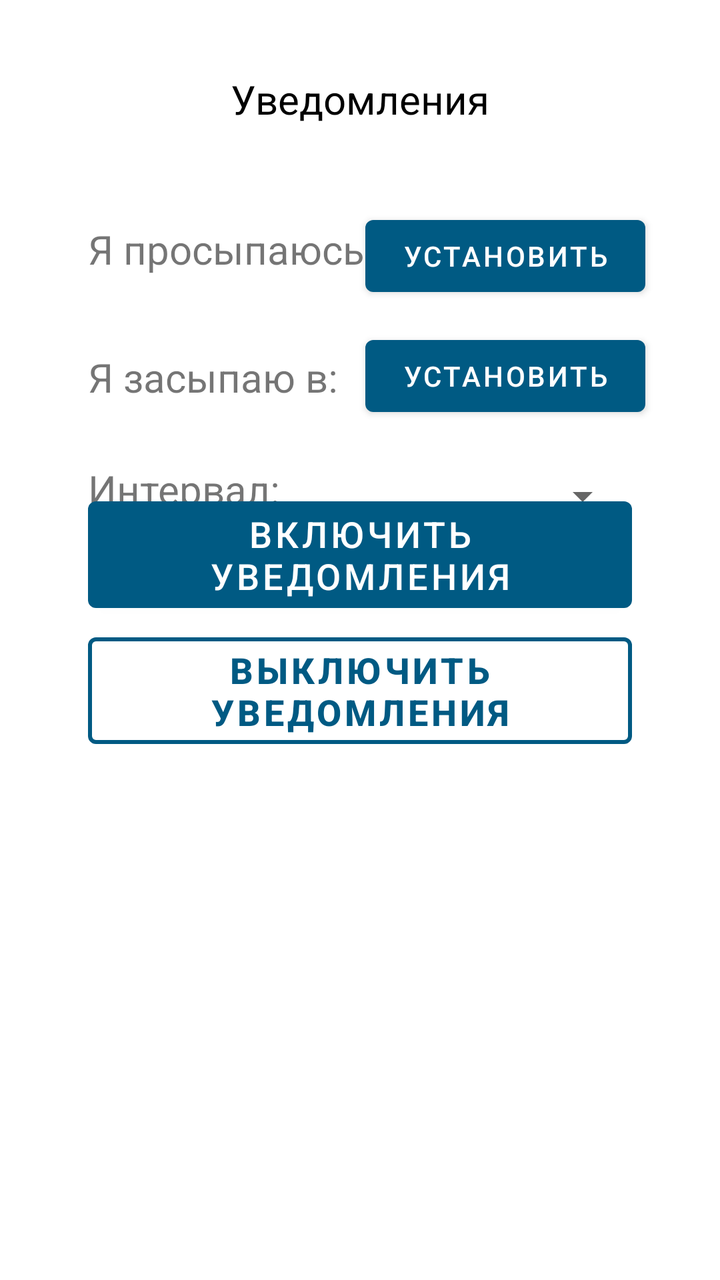
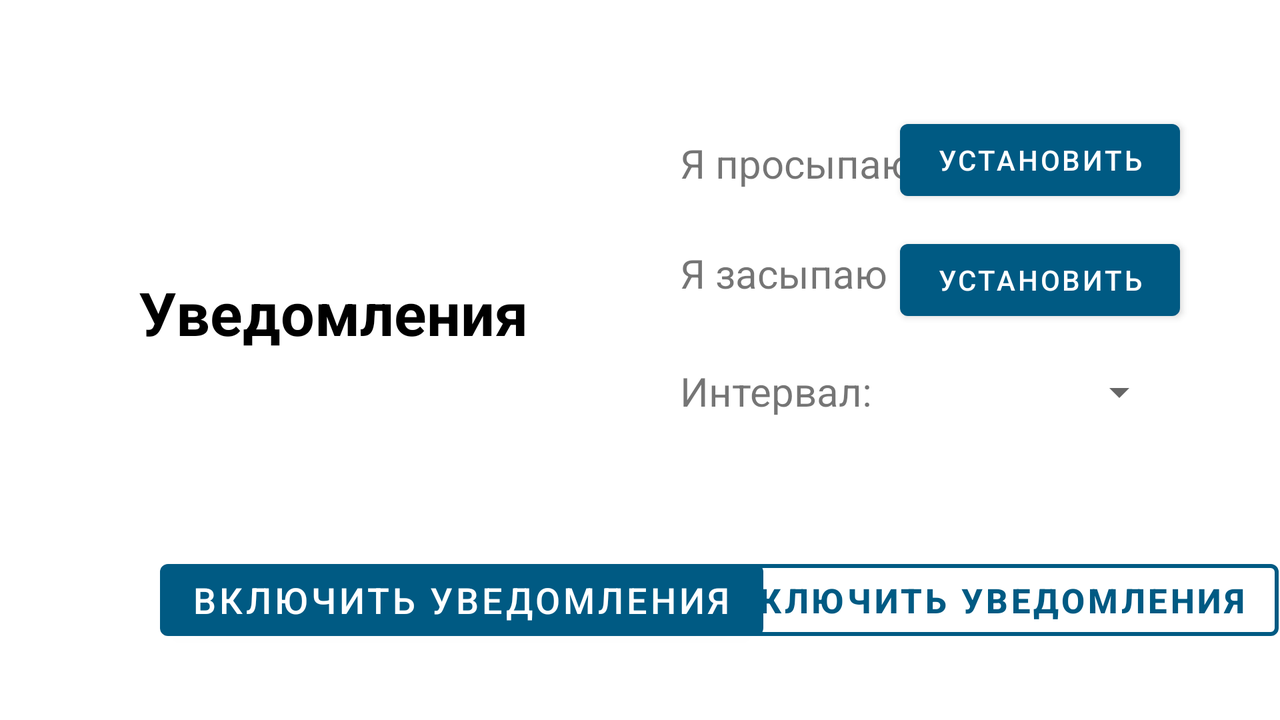

One screen, two layout resources from the same app: the default and the repository's alternative for another configuration. Each is rendered where Android would select it; the XML of both is given below.
<!-- AndroidManifest.xml: application theme Theme.Arifitna -->
<!-- res/layout/fragment_settings.xml -->
<?xml version="1.0" encoding="utf-8"?>
<androidx.constraintlayout.widget.ConstraintLayout xmlns:android="http://schemas.android.com/apk/res/android"
    xmlns:tools="http://schemas.android.com/tools"
    android:layout_width="match_parent"
    android:layout_height="match_parent"
    xmlns:app="http://schemas.android.com/apk/res-auto"
    tools:context=".ui.settings.SettingsFragment">

        <Button
            android:id="@+id/startTime"
            android:layout_width="140dp"
            android:layout_height="wrap_content"
            android:layout_marginTop="104dp"
            android:text="Установить"
            app:layout_constraintEnd_toEndOf="parent"
            app:layout_constraintHorizontal_bias="0.831"
            app:layout_constraintStart_toStartOf="parent"
            app:layout_constraintTop_toTopOf="parent" />

        <Button
            android:id="@+id/stopTime"
            android:layout_width="140dp"
            android:layout_height="wrap_content"
            android:layout_marginTop="164dp"
            android:text="Установить"
            app:layout_constraintEnd_toEndOf="parent"
            app:layout_constraintHorizontal_bias="0.831"
            app:layout_constraintStart_toStartOf="parent"
            app:layout_constraintTop_toTopOf="parent" />

        <Spinner
            android:id="@+id/spinnerCurrency"
            android:layout_width="140dp"
            android:layout_height="wrap_content"
            android:layout_marginStart="44dp"
            android:layout_marginTop="236dp"
            android:layout_marginEnd="44dp"
            app:layout_constraintEnd_toEndOf="parent"
            app:layout_constraintHorizontal_bias="0.994"
            app:layout_constraintStart_toStartOf="parent"
            app:layout_constraintTop_toTopOf="parent" />

        <Button
            android:id="@+id/startButton"
            android:textSize="@dimen/normalText"
            android:layout_width="0dp"
            android:layout_height="wrap_content"
            android:layout_marginStart="44dp"
            android:layout_marginEnd="44dp"
            android:text="Включить уведомления"
            app:layout_constraintBottom_toBottomOf="parent"
            app:layout_constraintEnd_toEndOf="parent"
            app:layout_constraintHorizontal_bias="0.0"
            app:layout_constraintStart_toStartOf="parent"
            app:layout_constraintTop_toTopOf="parent"
            app:layout_constraintVertical_bias="0.426" />

        <Button
            android:id="@+id/stopButton"
            style="?attr/materialButtonOutlinedStyle"
            app:strokeWidth = "2dp"
            app:strokeColor = "@color/colorPrimary"
            android:layout_width="0dp"
            android:layout_height="wrap_content"
            android:layout_marginStart="44dp"
            android:layout_marginEnd="44dp"
            android:textStyle="bold"
            android:textSize="@dimen/normalText"
            android:text="Выключить уведомления"
            app:layout_constraintBottom_toBottomOf="parent"
            app:layout_constraintEnd_toEndOf="parent"
            app:layout_constraintStart_toStartOf="parent"
            app:layout_constraintTop_toTopOf="parent"
            app:layout_constraintVertical_bias="0.544" />

        <TextView
            android:id="@+id/textView"
            android:layout_width="wrap_content"
            android:layout_height="wrap_content"
            android:layout_marginTop="36dp"
            android:foregroundTint="@color/black"
            android:text="Уведомления"
            android:textColor="@color/black"
            android:textSize="20sp"
            app:layout_constraintEnd_toEndOf="parent"
            app:layout_constraintStart_toStartOf="parent"
            app:layout_constraintTop_toTopOf="parent" />

        <TextView
            android:id="@+id/textView2"
            android:layout_width="165dp"
            android:layout_height="wrap_content"
            android:layout_marginStart="44dp"
            android:layout_marginTop="48dp"
            android:text="Я просыпаюсь в:"
            android:textSize="20sp"
            app:layout_constraintStart_toStartOf="parent"
            app:layout_constraintTop_toBottomOf="@+id/textView" />

        <TextView
            android:id="@+id/textView3"
            android:layout_width="165dp"
            android:layout_height="wrap_content"
            android:layout_marginStart="44dp"
            android:layout_marginTop="112dp"
            android:text="Я засыпаю в:"
            android:textSize="20sp"
            app:layout_constraintStart_toStartOf="parent"
            app:layout_constraintTop_toBottomOf="@+id/textView" />

        <TextView
            android:id="@+id/textView4"
            android:layout_width="165dp"
            android:layout_height="wrap_content"
            android:layout_marginStart="44dp"
            android:layout_marginTop="168dp"
            android:text="Интервал:"
            android:textSize="20sp"
            app:layout_constraintStart_toStartOf="parent"
            app:layout_constraintTop_toBottomOf="@+id/textView" />

</androidx.constraintlayout.widget.ConstraintLayout>
<!-- resources referenced by this layout -->
<resources>
  <color name="black">#FF000000</color>
  <color name="colorPrimary">#005A83</color>
  <dimen name="normalText">18sp</dimen>
  <style name="Theme.Arifitna" parent="Theme.MaterialComponents.Light.DarkActionBar">
          
          <item name="colorPrimary">#005A83</item>
          <item name="colorPrimaryVariant">@color/purple_700</item>
          <item name="colorOnPrimary">@color/white</item>
          
          <item name="colorSecondary">@color/teal_200</item>
          <item name="colorSecondaryVariant">@color/teal_700</item>
          <item name="colorOnSecondary">@color/black</item>
          
          <item name="android:statusBarColor" tools:targetApi="l">?attr/colorPrimaryVariant</item>
          
          <item name="android:windowFullscreen">true</item>
      </style>
  <color name="purple_700">#FF3700B3</color>
  <color name="white">#FFFFFFFF</color>
  <color name="teal_200">#FF03DAC5</color>
  <color name="teal_700">#FF018786</color>
</resources>
<!-- res/layout-land/fragment_settings.xml (the repository's variant of the layout above) -->
<!-- drawn on the phone turned sideways -->
<?xml version="1.0" encoding="utf-8"?>
<androidx.constraintlayout.widget.ConstraintLayout xmlns:android="http://schemas.android.com/apk/res/android"
    xmlns:tools="http://schemas.android.com/tools"
    android:layout_width="match_parent"
    android:layout_height="match_parent"
    xmlns:app="http://schemas.android.com/apk/res-auto"
    tools:context=".ui.settings.SettingsFragment">

    <Button
        android:id="@+id/startTime"
        android:layout_width="140dp"
        android:layout_height="wrap_content"
        android:layout_marginTop="56dp"
        android:text="Установить"
        app:layout_constraintEnd_toEndOf="parent"
        app:layout_constraintHorizontal_bias="0.9"
        app:layout_constraintStart_toStartOf="parent"
        app:layout_constraintTop_toTopOf="parent" />

    <Spinner
        android:id="@+id/spinnerCurrency"
        android:layout_width="140dp"
        android:layout_height="wrap_content"
        android:layout_marginStart="44dp"
        android:layout_marginTop="184dp"
        android:layout_marginEnd="44dp"
        app:layout_constraintEnd_toEndOf="parent"
        app:layout_constraintHorizontal_bias="0.97"
        app:layout_constraintStart_toStartOf="parent"
        app:layout_constraintTop_toTopOf="parent" />

    <TextView
        android:id="@+id/textView4"
        android:layout_width="165dp"
        android:layout_height="wrap_content"
        android:layout_marginStart="340dp"
        android:layout_marginTop="32dp"
        android:text="Интервал:"
        android:textSize="20sp"
        app:layout_constraintStart_toStartOf="parent"
        app:layout_constraintTop_toBottomOf="@+id/textView3" />

    <TextView
        android:id="@+id/textView2"
        android:layout_width="165dp"
        android:layout_height="wrap_content"
        android:layout_marginStart="340dp"
        android:layout_marginTop="68dp"
        android:text="Я просыпаюсь в:"
        android:textSize="20sp"
        app:layout_constraintStart_toStartOf="parent"
        app:layout_constraintTop_toTopOf="parent" />

    <TextView
        android:id="@+id/textView3"
        android:layout_width="165dp"
        android:layout_height="wrap_content"
        android:layout_marginStart="340dp"
        android:layout_marginTop="28dp"
        android:text="Я засыпаю в:"
        android:textSize="20sp"
        app:layout_constraintStart_toStartOf="parent"
        app:layout_constraintTop_toBottomOf="@+id/textView2" />

    <Button
        android:id="@+id/stopTime"
        android:layout_width="140dp"
        android:layout_height="wrap_content"
        android:layout_marginTop="116dp"
        android:text="Установить"
        app:layout_constraintEnd_toEndOf="parent"
        app:layout_constraintHorizontal_bias="0.9"
        app:layout_constraintStart_toStartOf="parent"
        app:layout_constraintTop_toTopOf="parent" />

    <Button
        android:id="@+id/startButton"
        android:layout_width="wrap_content"
        android:layout_height="wrap_content"
        android:layout_marginStart="80dp"
        android:layout_marginBottom="36dp"
        android:text="Включить уведомления"
        android:textSize="@dimen/normalText"
        app:layout_constraintBottom_toBottomOf="parent"
        app:layout_constraintStart_toStartOf="parent"
        app:layout_constraintTop_toBottomOf="@+id/textView4"
        app:layout_constraintVertical_bias="1.0" />

    <Button
        android:id="@+id/stopButton"
        style="?attr/materialButtonOutlinedStyle"
        android:layout_width="wrap_content"
        android:layout_height="wrap_content"
        android:layout_marginEnd="48dp"
        android:layout_marginBottom="36dp"
        android:text="Выключить уведомления"
        android:textSize="17sp"
        android:textStyle="bold"
        app:layout_constraintBottom_toBottomOf="parent"
        app:layout_constraintEnd_toEndOf="parent"
        app:layout_constraintStart_toEndOf="@+id/startButton"
        app:layout_constraintTop_toBottomOf="@+id/textView4"
        app:layout_constraintVertical_bias="1.0"
        app:strokeColor="@color/colorPrimary"
        app:strokeWidth="2dp" />

    <TextView
        android:id="@+id/textView"
        android:layout_width="wrap_content"
        android:layout_height="wrap_content"
        android:layout_marginTop="136dp"
        android:foregroundTint="@color/black"
        android:text="Уведомления"
        android:textColor="@color/black"
        android:textSize="30sp"
        android:textStyle="bold"
        app:layout_constraintEnd_toEndOf="parent"
        app:layout_constraintHorizontal_bias="0.156"
        app:layout_constraintStart_toStartOf="parent"
        app:layout_constraintTop_toTopOf="parent" />

</androidx.constraintlayout.widget.ConstraintLayout>
